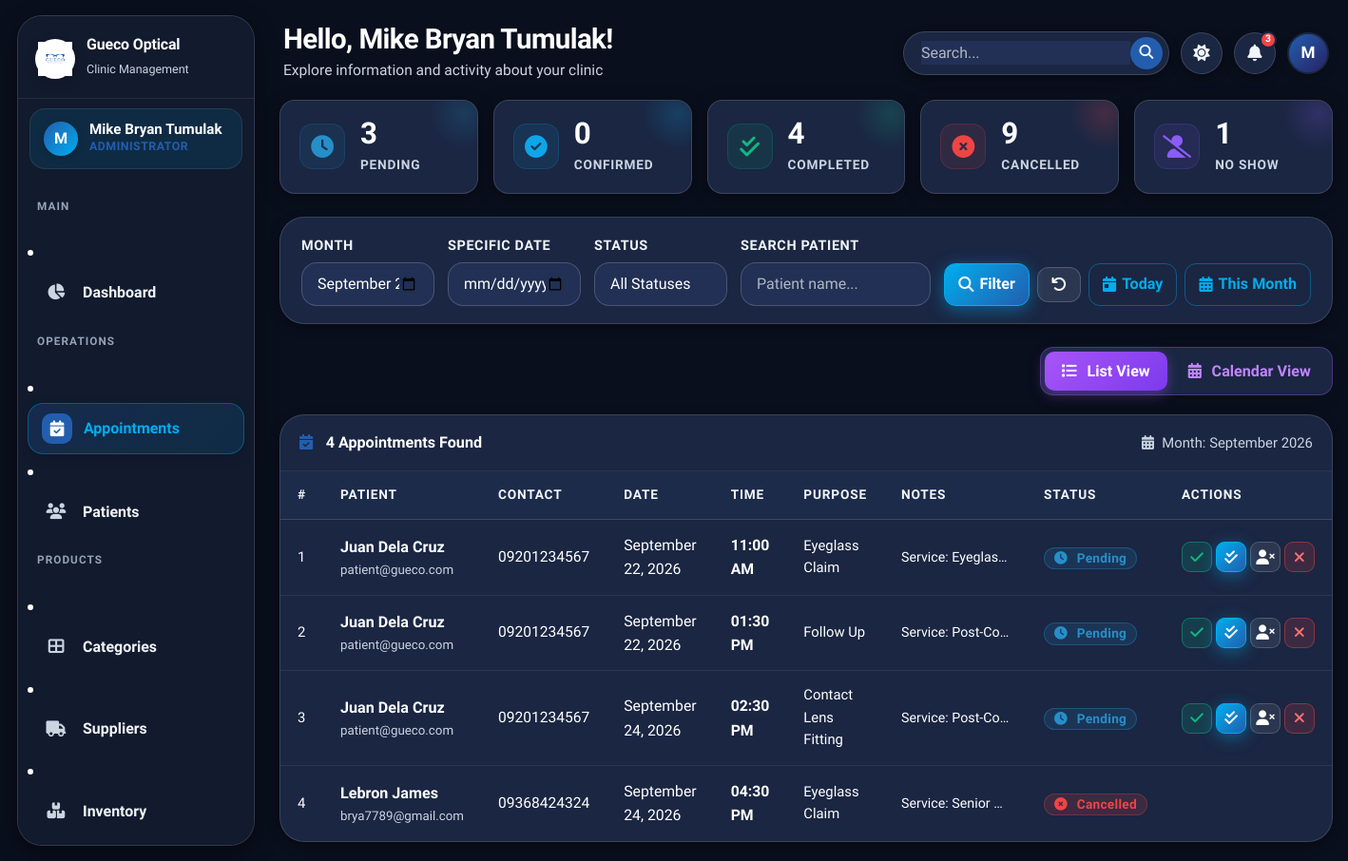
The page /admin/appointments.php (signed in) on the database its author committed.
### tables this page shows
CREATE TABLE `users` (
  `id` int(11) NOT NULL AUTO_INCREMENT,
  `full_name` varchar(100) NOT NULL,
  `email` varchar(100) NOT NULL,
  `password` varchar(255) NOT NULL,
  `role` enum('admin','doctor','saleslady') NOT NULL,
  `phone` varchar(20) DEFAULT NULL,
  `status` enum('active','inactive') DEFAULT 'active',
  `profile_photo` varchar(255) DEFAULT NULL,
  `created_at` timestamp NOT NULL DEFAULT current_timestamp(),
  `updated_at` timestamp NOT NULL DEFAULT current_timestamp() ON UPDATE current_timestamp(),
  PRIMARY KEY (`id`),
  UNIQUE KEY `email` (`email`)
);

CREATE TABLE `appointments` (
  `id` int(11) NOT NULL AUTO_INCREMENT,
  `patient_id` int(11) NOT NULL,
  `appointment_date` date NOT NULL,
  `appointment_time` time NOT NULL,
  `purpose` enum('consultation','eyeglass_claim','follow_up','contact_lens_fitting','other') NOT NULL DEFAULT 'consultation',
  `status` enum('pending','confirmed','completed','cancelled','no_show') DEFAULT 'pending',
  `notes` text DEFAULT NULL,
  `verified_by` int(11) DEFAULT NULL,
  `created_at` timestamp NOT NULL DEFAULT current_timestamp(),
  `updated_at` timestamp NOT NULL DEFAULT current_timestamp() ON UPDATE current_timestamp(),
  PRIMARY KEY (`id`),
  KEY `patient_id` (`patient_id`),
  KEY `verified_by` (`verified_by`),
  CONSTRAINT `appointments_ibfk_1` FOREIGN KEY (`patient_id`) REFERENCES `patients` (`id`) ON DELETE CASCADE,
  CONSTRAINT `appointments_ibfk_2` FOREIGN KEY (`verified_by`) REFERENCES `users` (`id`) ON DELETE SET NULL
);

CREATE TABLE `patients` (
  `id` int(11) NOT NULL AUTO_INCREMENT,
  `first_name` varchar(100) DEFAULT NULL,
  `middle_name` varchar(100) DEFAULT NULL,
  `last_name` varchar(100) DEFAULT NULL,
  `full_name` varchar(100) DEFAULT NULL,
  `email` varchar(100) NOT NULL,
  `google_id` varchar(255) DEFAULT NULL,
  `password` varchar(255) NOT NULL,
  `phone` varchar(20) DEFAULT NULL,
  `address` text DEFAULT NULL,
  `birthdate` date DEFAULT NULL,
  `gender` enum('male','female','other') DEFAULT NULL,
  `avatar` varchar(500) DEFAULT NULL,
  `status` enum('active','inactive') DEFAULT 'active',
  `created_at` timestamp NOT NULL DEFAULT current_timestamp(),
  `updated_at` timestamp NOT NULL DEFAULT current_timestamp() ON UPDATE current_timestamp(),
  `reset_otp_hash` varchar(255) DEFAULT NULL,
  `reset_expires` datetime DEFAULT NULL,
  PRIMARY KEY (`id`),
  UNIQUE KEY `email` (`email`),
  UNIQUE KEY `google_id` (`google_id`)
);

### admin/appointments.php (the view, shortened to what the rows shown need)
<?php
require_once __DIR__ . '/../config/functions.php';
$db = getDB();
$filterDate   = $_GET['date']   ?? '';
$filterMonth  = $_GET['month']  ?? '';
$page         = max(1, (int)($_GET['page'] ?? 1));
$perPage      = 15;
if (empty($_GET)) {
    $filterMonth = date('Y-m');
} elseif (isset($_GET['all'])) {
    $filterDate = '';
    $filterMonth = '';
    $filterStatus = '';
    $search = '';
}
$where = ['1=1'];
$params = [];
if (!empty($filterDate)) {
    $where[] = 'a.appointment_date = ?';
    $params[] = $filterDate;
} elseif (!empty($filterMonth)) {
    $where[] = "DATE_FORMAT(a.appointment_date, '%Y-%m') = ?";
    $params[] = $filterMonth;
}
$whereStr = implode(' AND ', $where);
$countStmt = $db->prepare("SELECT COUNT(*) as c FROM appointments a JOIN patients p ON p.id=a.patient_id WHERE $whereStr");
$countStmt->execute($params);
$total = $countStmt->fetch()['c'];
$pagination = paginate($total, $perPage, $page);
$params[] = $perPage; $params[] = $pagination['offset'];
$appts = $db->prepare("
    SELECT a.*, p.full_name as patient_name, p.phone, p.email as patient_email
    FROM appointments a
    JOIN patients p ON p.id = a.patient_id
    WHERE $whereStr
    ORDER BY a.appointment_date ASC, a.appointment_time ASC
    LIMIT ? OFFSET ?
");
$appts->execute($params);
$appts = $appts->fetchAll();
$extraHead = '<link rel="stylesheet" href="'.BASE_URL.'assets/css/pages/appointments.css?v='.time().'">';
include __DIR__ . '/../includes/header.php';
?>
<div id="listView" class="table-wrapper">
  <div class="table-responsive">
    <table class="table">
      <thead>
        <tr>
          <th>#</th>
          <th>Patient</th>
          <th>Contact</th>
          <th>Date</th>
          <th>Time</th>
          <th>Purpose</th>
          <th>Notes</th>
          <th>Status</th>
          <th>Actions</th>
        </tr>
      </thead>
      <tbody>
        <?php if (empty($appts)): ?>
        <tr><td colspan="9">
          <div class="empty-state">
            <div class="empty-icon"><i class="fas fa-calendar"></i></div>
            <h6>No appointments found</h6>
            <p>Try adjusting the filters above</p>
          </div>
        </td></tr>
        <?php else: ?>
        <?php foreach ($appts as $i => $a): ?>
        <tr>
          <td class="appt-67fd48"><?= $pagination['offset'] + $i + 1 ?></td>
          <td>
            <div class="appt-736493"><?= sanitize($a['patient_name']) ?></div>
            <div class="appt-26a4f5"><?= sanitize($a['patient_email']) ?></div>
          </td>
          <td class="appt-0de4e7"><?= sanitize($a['phone'] ?? '—') ?></td>
          <td class="appt-86a1f6"><?= formatDate($a['appointment_date']) ?></td>
          <td class="appt-059a4a"><?= formatTime($a['appointment_time']) ?></td>
          <td class="appt-bb0425"><?= ucwords(str_replace('_',' ',$a['purpose'])) ?></td>
          <td class="appt-7a6eb0"><?= sanitize($a['notes'] ?? '—') ?></td>
          <td><?= statusBadge($a['status']) ?></td>
          <td>
            <div class="appt-152c49">
              <?php if ($a['status'] === 'pending'): ?>
              <form method="POST" class="appt-1386d5" onsubmit="return confirmAction(this, 'Confirm this appointment?');">
                <button class="btn btn-sm btn-success btn-icon" title="Confirm"><i class="fas fa-check"></i></button>
              </form>
              <?php endif; ?>
              <?php if (in_array($a['status'],['pending','confirmed'])): ?>
              <form method="POST" class="appt-1386d5" onsubmit="return confirmAction(this, 'Mark this appointment as Complete?');">
                <button class="btn btn-sm btn-primary btn-icon" title="Mark Complete"><i class="fas fa-check-double"></i></button>
              </form>
              <form method="POST" class="appt-1386d5" onsubmit="return confirmAction(this, 'Mark patient as No Show?');">
                <button class="btn btn-sm btn-secondary btn-icon" title="No Show"><i class="fas fa-user-times"></i></button>
              </form>
              <form method="POST" class="appt-1386d5" onsubmit="return confirmAction(this, 'Cancel this appointment?');">
                <button class="btn btn-sm btn-danger btn-icon" title="Cancel"><?php echo '<i class="fas fa-times"></i>'; ?></button>
              </form>
              <?php endif; ?>
            </div>
          </td>
        </tr>
        <?php endforeach; ?>
        <?php endif; ?>
      </tbody>
    </table>
  </div>
</div>
<?php include __DIR__ . '/../includes/footer.php'; ?>

### includes/header.php (shortened to what the rows shown need)
<?php
require_once __DIR__ . '/../config/functions.php';
$user        = getCurrentUser();
$fullName    = $user['full_name'] ?? 'Admin';
$initials    = strtoupper(substr($fullName, 0, 1));
$userTheme = $_COOKIE['gueco_theme'] ?? ($_COOKIE['theme'] ?? 'dark');
$currentTheme = ($userTheme === 'light') ? 'light' : 'dark';
?>
<!DOCTYPE html>
<html lang="en" data-theme="<?= $currentTheme ?>">
<head>
  <link href="https://cdn.jsdelivr.net/npm/bootstrap@5.3.3/dist/css/bootstrap.min.css" rel="stylesheet">
  <link rel="stylesheet" href="https://cdnjs.cloudflare.com/ajax/libs/font-awesome/6.5.0/css/all.min.css">
  <link rel="stylesheet" href="<?= BASE_URL ?>assets/css/style.css?v=<?= time() ?>">
  <?php if (isset($extraHead)) echo $extraHead; ?>
</head>
<body>
<div class="app-wrapper">
  <aside class="sidebar" id="sidebar">
    <div class="sidebar-user">
      <div class="user-avatar">
        <span><?= $initials ?></span>
      </div>
      <div class="user-info">
        <div class="user-name"><?= sanitize($fullName) ?></div>
        <div class="user-role"><?= getRoleLabel($user['role'] ?? '') ?></div>
      </div>
    </div>
  </aside>
  <div class="main-content">
    <header class="app-header">
      <div class="header-left">
        <div class="header-greeting">
          <h4>Hello, <?= sanitize($fullName) ?>!</h4>
          <p>Explore information and activity about your clinic</p>
        </div>
      </div>
      <div class="header-right">
        <div class="header-search-wrap">
          <input type="text" placeholder="Search..." aria-label="Search">
          <button type="button" class="header-search-btn" title="Search">
          </button>
        </div>
        <button class="header-icon-btn" id="themeToggle" title="Toggle Theme">
          <i class="fas fa-moon" id="themeIcon"></i>
        </button>
        <div class="dropdown" id="notifDropdownWrap">
          <button class="header-icon-btn" type="button" data-bs-toggle="dropdown" aria-expanded="false" title="Notifications">
          </button>
        </div>
        <div class="header-avatar" title="<?= sanitize($fullName) ?>">
          <?= $initials ?>
        </div>
      </div>
    </header>
    <div class="page-content">

### config/functions.php (shortened to what the rows shown need)
<?php
function getCurrentUser(): ?array {
    try {
        $db = getDB();
        $stmt = $db->prepare("SELECT id, full_name, role, email, phone, status FROM users WHERE id = ?");
        $stmt->execute([$_SESSION['user_id']]);
        $user = $stmt->fetch();
        if ($user) {
            $currentUser = $user;
            return $currentUser;
        }
    } catch (Exception $e) {
    }
    $currentUser = [
        'id'        => $_SESSION['user_id'] ?? 0,
        'full_name' => $_SESSION['user_name'] ?? 'User',
        'role'      => $_SESSION['user_role'] ?? 'guest',
        'email'     => $_SESSION['user_email'] ?? '',
    ];
    return $currentUser;
}
function getRoleLabel(string $role): string {
    return match($role) {
        'admin'     => 'Administrator',
        'doctor'    => 'Optometrist',
        'saleslady' => 'Saleslady / Cashier',
        default     => ucfirst($role),
    };
}
function sanitize(string $value): string {
    return htmlspecialchars(strip_tags(trim($value)), ENT_QUOTES, 'UTF-8');
}
function formatDate(string $date): string {
    return date('F d, Y', strtotime($date));
}
function formatTime(string $time): string {
    return date('h:i A', strtotime($time));
}
function statusBadge(string $status): string {
    $map = [
        'pending'   => ['warning', 'clock'],
        'confirmed' => ['info',    'check-circle'],
        'completed' => ['success', 'check-double'],
        'cancelled' => ['danger',  'times-circle'],
        'no_show'   => ['secondary','user-times'],
        'active'    => ['success', 'circle'],
        'inactive'  => ['danger',  'circle'],
        'stock_in'  => ['success', 'arrow-up'],
        'stock_out' => ['danger',  'arrow-down'],
        'adjustment'=> ['warning', 'edit'],
    ];
    $cfg = $map[$status] ?? ['secondary', 'question-circle'];
    $label = ucwords(str_replace('_', ' ', $status));
    return "<span class='badge bg-{$cfg[0]}'><i class='fas fa-{$cfg[1]} me-1'></i>{$label}</span>";
}
function paginate(int $total, int $perPage, int $currentPage): array {
    $totalPages = (int) ceil($total / $perPage);
    $offset = ($currentPage - 1) * $perPage;
    return [
        'total'       => $total,
        'per_page'    => $perPage,
        'current'     => $currentPage,
        'total_pages' => $totalPages,
        'pages'       => $totalPages,
        'offset'      => $offset,
        'has_prev'    => $currentPage > 1,
        'has_next'    => $currentPage < $totalPages,
    ];
}

### rows shown on the page
users: full_name "M", full_name "Mike Bryan Tumulak", role "ADMINISTRATOR"
appointments: offset "1", patient.full_name "Juan Dela Cruz", patient.email "patient@gueco.com", patient.phone "09201234567", appointment_date "September 22, 2026", appointment_time "11:00 AM", purpose "Eyeglass Claim", notes "Service: Eyeglas…", status "Pending"
appointments: offset "2", patient.full_name "Juan Dela Cruz", patient.email "patient@gueco.com", patient.phone "09201234567", appointment_date "September 22, 2026", appointment_time "01:30 PM", purpose "Follow Up", notes "Service: Post-Co…", status "Pending"
appointments: offset "3", patient.full_name "Juan Dela Cruz", patient.email "patient@gueco.com", patient.phone "09201234567", appointment_date "September 24, 2026", appointment_time "02:30 PM", purpose "Contact Lens Fitting", notes "Service: Post-Co…", status "Pending"
appointments: offset "4", patient.full_name "Lebron James", patient.email "brya7789@gmail.com", patient.phone "09368424324", appointment_date "September 24, 2026", appointment_time "04:30 PM", purpose "Eyeglass Claim", notes "Service: Senior…", status "Cancelled"

### other values the page prints
min($notifCount, 99) "3"
$overallStats[$s] "3"
$cfg['label'] "PENDING"
$overallStats[$s] "0"
$cfg['label'] "CONFIRMED"
$overallStats[$s] "4"
$cfg['label'] "COMPLETED"
$overallStats[$s] "9"
$cfg['label'] "CANCELLED"
$overallStats[$s] "1"
$cfg['label'] "NO SHOW"
$total "4"
date('F Y', strtotime($filterMonth . '-01')) "September 2026"
